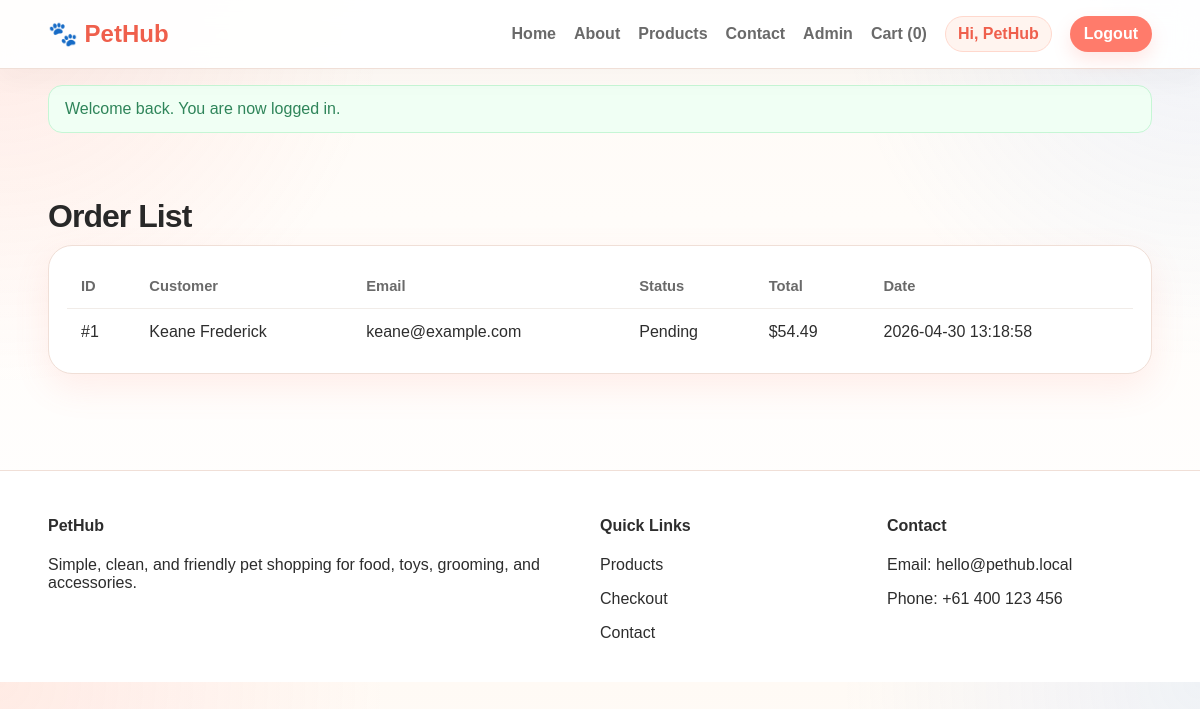
The app's page /admin/orders.php (signed in) with its own data.
### tables this page shows
CREATE TABLE orders (
  id INT AUTO_INCREMENT PRIMARY KEY,
  user_id INT NULL,
  customer_name VARCHAR(120) NOT NULL,
  customer_email VARCHAR(120) NOT NULL,
  phone VARCHAR(50) NOT NULL,
  address VARCHAR(255) NOT NULL,
  total_amount DECIMAL(10,2) NOT NULL,
  status VARCHAR(50) NOT NULL DEFAULT 'Pending',
  created_at TIMESTAMP DEFAULT CURRENT_TIMESTAMP,
  CONSTRAINT fk_orders_user FOREIGN KEY (user_id) REFERENCES users(id) ON DELETE SET NULL
);

### config/config.php (called while the page is built, shortened)
<?php
function db(): PDO {
    static $pdo = null;
    if ($pdo === null) {
        $dsn = 'mysql:host=' . DB_HOST . ';dbname=' . DB_NAME . ';charset=utf8mb4';
        $options = [
            PDO::ATTR_ERRMODE => PDO::ERRMODE_EXCEPTION,
            PDO::ATTR_DEFAULT_FETCH_MODE => PDO::FETCH_ASSOC,
            PDO::ATTR_EMULATE_PREPARES => false,
        ];
        $pdo = new PDO($dsn, DB_USER, DB_PASS, $options);
    }
    return $pdo;
}
function e(string $value): string {
    return htmlspecialchars($value, ENT_QUOTES, 'UTF-8');
}

### includes/functions.php (called while the page is built, shortened)
<?php
require_once __DIR__ . '/../config/config.php';
function latest_orders(): array {
    return db()->query('SELECT * FROM orders ORDER BY created_at DESC LIMIT 20')->fetchAll();
}

### admin/orders.php (the view, shortened to what this page needs)
<?php
require_once __DIR__ . '/../includes/functions.php';
$orders = latest_orders();
require_once __DIR__ . '/../includes/header.php';
?>
<main class="section"><div class="container">
  <h1 class="section-title">Order List</h1>
  <div class="table-wrap"><table><thead><tr><th>ID</th><th>Customer</th><th>Email</th><th>Status</th><th>Total</th><th>Date</th></tr></thead><tbody>
    <?php foreach ($orders as $order): ?>
    <tr><td>#<?= (int)$order['id']; ?></td><td><?= e($order['customer_name']); ?></td><td><?= e($order['customer_email']); ?></td><td><?= e($order['status']); ?></td><td>$<?= number_format((float)$order['total_amount'],2); ?></td><td><?= e($order['created_at']); ?></td></tr>
    <?php endforeach; ?>
  </tbody></table></div>
</div></main>
<?php require_once __DIR__ . '/../includes/footer.php'; ?>

### assets/css/style.css (style rules this page uses)
:root { --bg: #fffaf5; --surface: #ffffff; --text: #2d2d2d; --muted: #6a6a6a; --primary: #ff7b6b; --primary-dark: #ef5f4c; --secondary: #7db7ff; --accent: #ffe3dc; --border: #f0dfd7; --success: #2f855a; --shadow: 0 14px 35px rgba(255, 123, 107, 0.12); }
* { box-sizing:border-box }
body { margin:0;font-family:Arial,sans-serif;color:var(--text);background:linear-gradient(180deg,#fffaf5,#fff); }
.container { width:min(1120px,92%);margin:0 auto }
.hero-card,.card,.stat,.form-card,.table-wrap { background:var(--surface);border:1px solid var(--border);border-radius:24px;box-shadow:var(--shadow) }
.section { padding:28px 0 56px }
.section-title { font-size:2rem;margin-bottom:10px }
.table-wrap { padding:18px;overflow:auto }
table { width:100%;border-collapse:collapse }
th,td { text-align:left;padding:14px;border-bottom:1px solid #f1ece8 }
th { color:var(--muted);font-size:.92rem }
tr:last-child td { border-bottom:none }
body { background: radial-gradient(circle at top left, rgba(255,123,107,0.12), transparent 28%), radial-gradient(circle at top right, rgba(125,183,255,0.12), transparent 26%), linear-gradient(180deg,#fffaf5 0%,#fffdfb 48%,#ffffff 100%); }
.section-title { letter-spacing:-0.03em;color:#282828 }

### records on screen
orders: id "1", customer_name "Keane Frederick", customer_email "keane@example.com", status "Pending", total_amount "54.49", created_at "2026-04-30 13:18:58"

### other values on screen
cart_count() "0"
first_name($_SESSION['user']['name'] ?? 'User') "PetHub"
$flash "Welcome back. You are now logged in."
